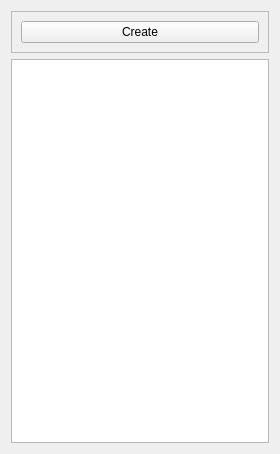
<?xml version="1.0" encoding="UTF-8"?>
<ui version="4.0">
 <class>AlbumListWidget</class>
 <widget class="QWidget" name="AlbumListWidget">
  <property name="geometry">
   <rect>
    <x>0</x>
    <y>0</y>
    <width>280</width>
    <height>454</height>
   </rect>
  </property>
  <property name="windowTitle">
   <string>Form</string>
  </property>
  <layout class="QVBoxLayout" name="verticalLayout_2">
   <item>
    <widget class="QFrame" name="frame">
     <property name="frameShape">
      <enum>QFrame::StyledPanel</enum>
     </property>
     <property name="frameShadow">
      <enum>QFrame::Raised</enum>
     </property>
     <layout class="QVBoxLayout" name="verticalLayout">
      <item>
       <widget class="QPushButton" name="createAlbumButton">
        <property name="text">
         <string>Create</string>
        </property>
       </widget>
      </item>
     </layout>
    </widget>
   </item>
   <item>
    <widget class="QListView" name="albumList"/>
   </item>
  </layout>
 </widget>
 <resources/>
 <connections/>
</ui>
